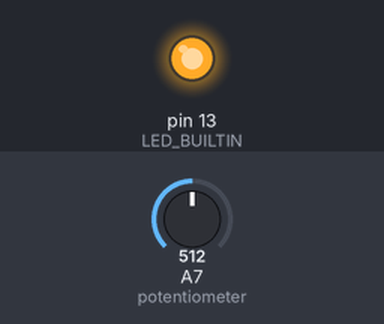
The sketch below on a simulated Arduino Nano, built with avr-gcc and run on an emulated ATmega328P. Parts: output pins drawn as LEDs (lit = HIGH). The inputs (shaded band) are chosen by the test bench; at power-on: A7 (potentiometer) = 512. What the sketch prints to the serial monitor is not drawn.

Above: at 0.1 s.
Timing chart, 0 to 1.6 s (numbered marks = the images above):
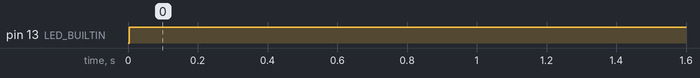

The sketch:

step3.ino
```cpp
/**
 * Send that trigger event via serial to another system so that we can build
 * a reaction.
 */

#include <CapacitiveSensor.h>

CapacitiveSensor   cap = CapacitiveSensor(A2, A6);        // 10M resistor between pins 2 & 6, pin 6 is sensor pin, add a wire and or foil if desired
int threshold = 200;    // set a default for our threshold

int keyboardLetter = 'a'; // choose your own, this the letter of the keyboard that we will send to "Soundplant"

void setup()
{
   Serial.begin(9600);
   pinMode(LED_BUILTIN, OUTPUT);
   pinMode(A7, INPUT);
}

void loop()
{
    long reading;

    reading =  cap.capacitiveSensor(30);

    threshold = analogRead(A7); // read threshold from potentiometer

    // trigger the LED light if our reading is greater than our threshold
    if(reading > threshold) {
      digitalWrite(LED_BUILTIN, HIGH);
      Serial.println(keyboardLetter); // on trigger we send the letter via serial
    } else {
      digitalWrite(LED_BUILTIN, LOW);
    }

    // we will not print debugging values, because we will use our Serial
    // communication to send our messages to another computer

    // Serial.print(reading);
    // Serial.print(",");
    // Serial.print(threshold);
    // Serial.println();
    delay(50);
}
```

Measured:
- by itself, pin 13 (LED_BUILTIN): LOW → HIGH at 0.00 s
